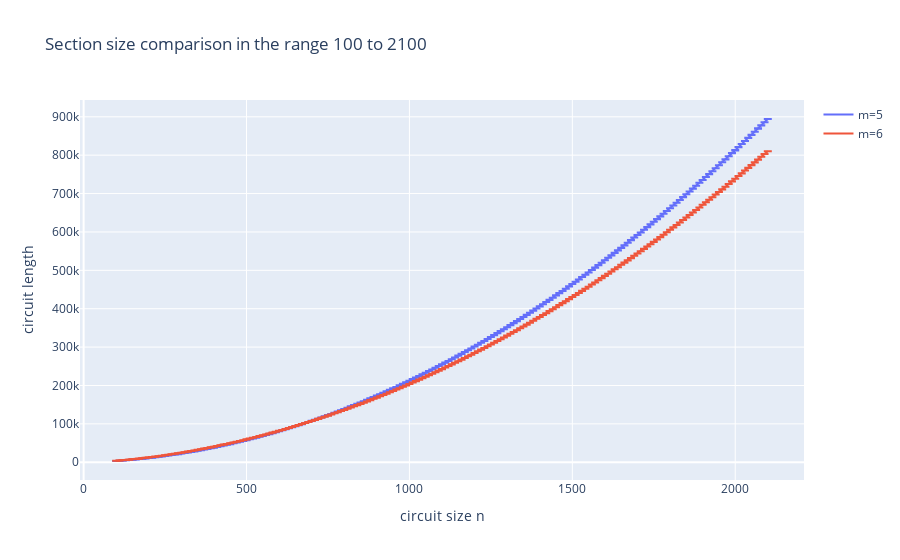

Notebook cell for this chart:
### Code cell
import plotly.graph_objects as go

fig = go.Figure(data=go.Scatter(
        x=sizes,
        y=section_size_long_5_agg_df['num_gates_mean'].tolist(),
        name= 'm=5',
        error_y=dict(
            type='data', # value of error bar given in data coordinates
            array=section_size_long_5_agg_df['num_gates_std'].tolist(),
            visible=True)
    ))

fig.add_trace(go.Scatter(
        x=sizes,
        y=section_size_long_6_agg_df['num_gates_mean'].tolist(),
        name= 'm=6',
        error_y=dict(
            type='data', # value of error bar given in data coordinates
            array=section_size_long_6_agg_df['num_gates_std'].tolist(),
            visible=True)
    ))

fig.update_layout(title_text='Section size comparison in the range 100 to 2100')
fig.update_yaxes(title_text='circuit length')
fig.update_xaxes(title_text='circuit size n')

fig.show()

### Figure 1 — Plotly figure (JSON) as saved in the notebook; plotly's stock layout.template omitted (floating-point values rounded to 4 significant figures; data arrays with more than 128 entries replaced by an {"elided": "..."} marker saying what was removed)
{"data": [{"error_y": {"array": {"elided": "201 float values"}, "type": "data", "visible": true}, "name": "m=5", "type": "scatter", "x": {"elided": "201 int values"}, "y": {"elided": "201 float values"}}, {"error_y": {"array": {"elided": "201 float values"}, "type": "data", "visible": true}, "name": "m=6", "type": "scatter", "x": {"elided": "201 int values"}, "y": {"elided": "201 float values"}}], "layout": {"title": {"text": "Section size comparison in the range 100 to 2100"}, "xaxis": {"title": {"text": "circuit size n"}}, "yaxis": {"title": {"text": "circuit length"}}}}
